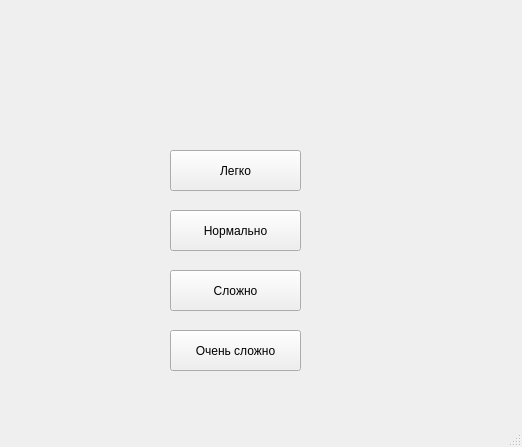
<?xml version="1.0" encoding="UTF-8"?>
<ui version="4.0">
 <class>MainWindow</class>
 <widget class="QMainWindow" name="MainWindow">
  <property name="geometry">
   <rect>
    <x>0</x>
    <y>0</y>
    <width>522</width>
    <height>447</height>
   </rect>
  </property>
  <property name="windowTitle">
   <string>MainWindow</string>
  </property>
  <widget class="QWidget" name="centralwidget">
   <widget class="QPushButton" name="lvl1">
    <property name="geometry">
     <rect>
      <x>170</x>
      <y>150</y>
      <width>131</width>
      <height>41</height>
     </rect>
    </property>
    <property name="text">
     <string>Легко</string>
    </property>
   </widget>
   <widget class="QPushButton" name="lvl2">
    <property name="geometry">
     <rect>
      <x>170</x>
      <y>210</y>
      <width>131</width>
      <height>41</height>
     </rect>
    </property>
    <property name="text">
     <string>Нормально</string>
    </property>
   </widget>
   <widget class="QPushButton" name="lvl3">
    <property name="geometry">
     <rect>
      <x>170</x>
      <y>270</y>
      <width>131</width>
      <height>41</height>
     </rect>
    </property>
    <property name="text">
     <string>Сложно</string>
    </property>
   </widget>
   <widget class="QPushButton" name="lvl4">
    <property name="geometry">
     <rect>
      <x>170</x>
      <y>330</y>
      <width>131</width>
      <height>41</height>
     </rect>
    </property>
    <property name="text">
     <string>Очень сложно</string>
    </property>
   </widget>
  </widget>
  <widget class="QMenuBar" name="menubar">
   <property name="geometry">
    <rect>
     <x>0</x>
     <y>0</y>
     <width>522</width>
     <height>21</height>
    </rect>
   </property>
  </widget>
  <widget class="QStatusBar" name="statusbar"/>
 </widget>
 <resources/>
 <connections/>
</ui>
